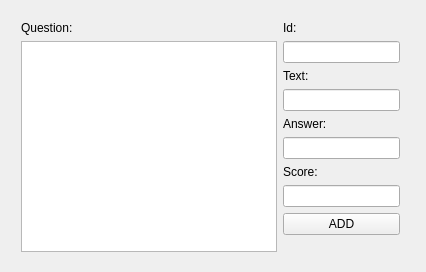
<?xml version="1.0" encoding="UTF-8"?>
<ui version="4.0">
 <class>PGUI</class>
 <widget class="QWidget" name="PGUI">
  <property name="geometry">
   <rect>
    <x>0</x>
    <y>0</y>
    <width>426</width>
    <height>272</height>
   </rect>
  </property>
  <property name="windowTitle">
   <string>PGUI</string>
  </property>
  <widget class="QWidget" name="horizontalLayoutWidget">
   <property name="geometry">
    <rect>
     <x>10</x>
     <y>10</y>
     <width>401</width>
     <height>253</height>
    </rect>
   </property>
   <layout class="QHBoxLayout" name="horizontalLayout">
    <item>
     <layout class="QVBoxLayout" name="verticalLayout">
      <item>
       <widget class="QLabel" name="label">
        <property name="text">
         <string>Question:</string>
        </property>
       </widget>
      </item>
      <item>
       <widget class="QListWidget" name="QuestionsList"/>
      </item>
     </layout>
    </item>
    <item>
     <layout class="QVBoxLayout" name="verticalLayout_2">
      <item>
       <widget class="QLabel" name="label_2">
        <property name="text">
         <string>Id:</string>
        </property>
       </widget>
      </item>
      <item>
       <widget class="QLineEdit" name="idEdit"/>
      </item>
      <item>
       <widget class="QLabel" name="label_3">
        <property name="text">
         <string>Text:</string>
        </property>
       </widget>
      </item>
      <item>
       <widget class="QLineEdit" name="textEdit"/>
      </item>
      <item>
       <widget class="QLabel" name="label_4">
        <property name="text">
         <string>Answer:</string>
        </property>
       </widget>
      </item>
      <item>
       <widget class="QLineEdit" name="answerEdit"/>
      </item>
      <item>
       <widget class="QLabel" name="label_5">
        <property name="text">
         <string>Score:</string>
        </property>
       </widget>
      </item>
      <item>
       <widget class="QLineEdit" name="scoreEdit"/>
      </item>
      <item>
       <widget class="QPushButton" name="addButton">
        <property name="text">
         <string>ADD</string>
        </property>
       </widget>
      </item>
      <item>
       <spacer name="verticalSpacer">
        <property name="orientation">
         <enum>Qt::Vertical</enum>
        </property>
        <property name="sizeHint" stdset="0">
         <size>
          <width>20</width>
          <height>40</height>
         </size>
        </property>
       </spacer>
      </item>
     </layout>
    </item>
   </layout>
  </widget>
 </widget>
 <layoutdefault spacing="6" margin="11"/>
 <resources/>
 <connections/>
</ui>
